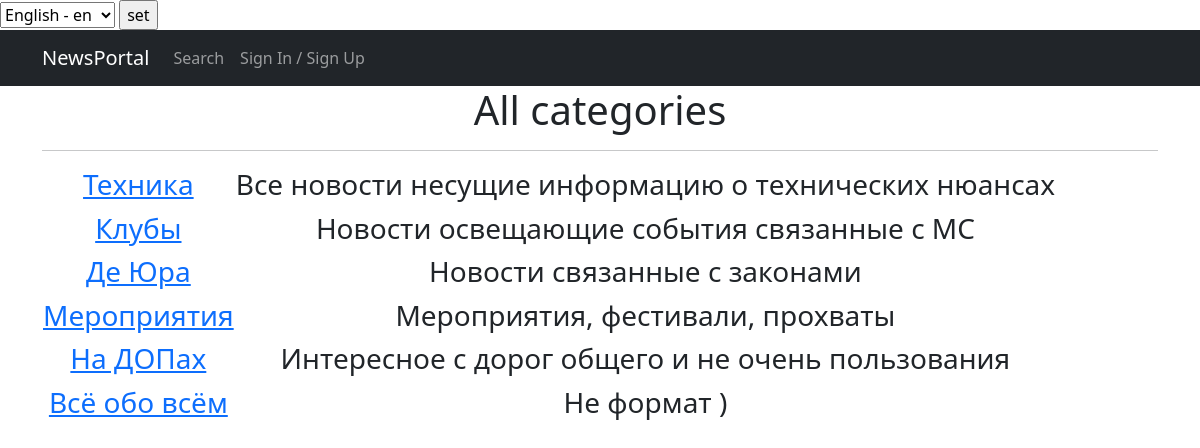
The app's page /news/categories/ with its own data.
### news/models.py (models this page shows, shortened)
class Category(models.Model):
    name = models.CharField(max_length=64, unique=True)
    description = models.CharField(max_length=512)
    subscribers = models.ManyToManyField(User, through='UserCategory')

### news/views.py (the view)
# urls.py: path('categories/', CategoriesList.as_view()),  # Список категорий
class CategoriesList(ListView):
    model = Category
    template_name = 'categories_list.html'
    context_object_name = 'categories_list'

### news/templates/categories_list.html (shortened to what this page needs)
{% extends 'base.html' %}
{% load i18n %}
{% block content %}
<h1> {% trans "All categories" %} </h1>
<hr>
    <table>
    {% for category in categories_list %}
        <tr>
            <td><h3><a href="{% url 'categories_detail' category.id %}">{{ category.name }}</a></h3></td>
            <td><h3> {{ category.description }} </h3></td>
            <td></td>
        </tr>
    {% endfor %}
    </table>
{% endblock content %}

### records on screen
Category: name "Техника", description "Все новости несущие информацию о технических нюансах"
Category: name "Клубы", description "Новости освещающие события связанные с MC"
Category: name "Де Юра", description "Новости связанные с законами"
Category: name "Мероприятия", description "Мероприятия, фестивали, прохваты"
Category: name "На ДОПах", description "Интересное с дорог общего и не очень пользования"
Category: name "Всё обо всём", description "Не формат )"

### other values on screen
form field language "English - en"
